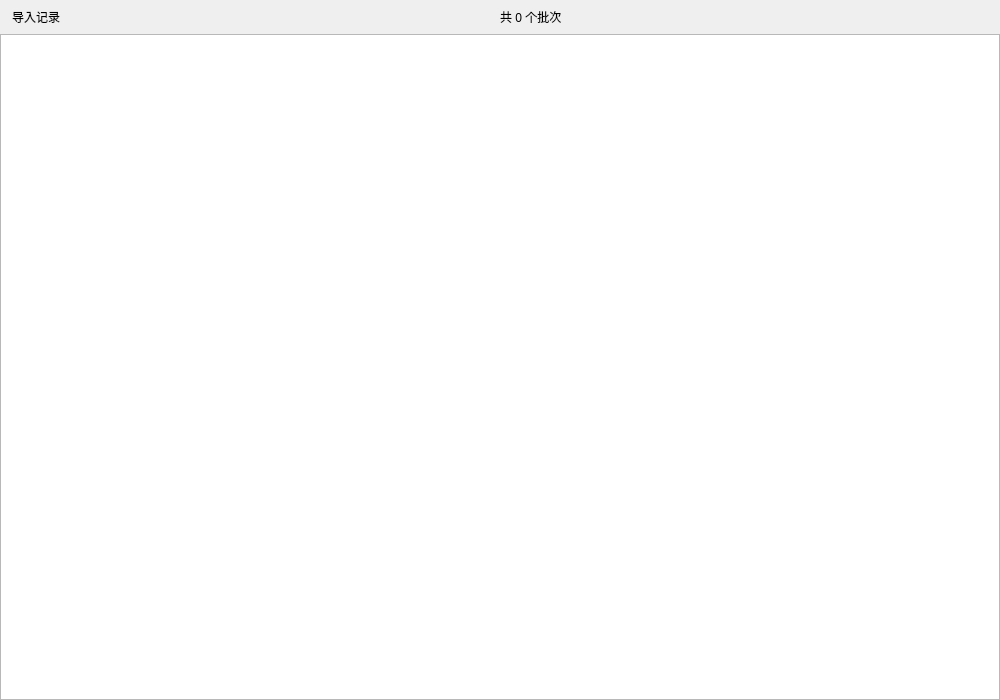
<?xml version="1.0" encoding="UTF-8"?>
<ui version="4.0">
 <class>ImportPage</class>
 <widget class="QWidget" name="ImportPage">
  <property name="geometry">
   <rect>
    <x>0</x>
    <y>0</y>
    <width>1000</width>
    <height>700</height>
   </rect>
  </property>
  <layout class="QVBoxLayout" name="rootLayout">
   <property name="spacing">
    <number>0</number>
   </property>
   <property name="leftMargin">
    <number>0</number>
   </property>
   <property name="topMargin">
    <number>0</number>
   </property>
   <property name="rightMargin">
    <number>0</number>
   </property>
   <property name="bottomMargin">
    <number>0</number>
   </property>
   <item>
    <widget class="QWidget" name="toolBar" native="true">
     <property name="kind" stdset="0">
      <string>toolbar</string>
     </property>
     <property name="sizePolicy">
      <sizepolicy hsizetype="Preferred" vsizetype="Maximum">
       <horstretch>0</horstretch>
       <verstretch>0</verstretch>
      </sizepolicy>
     </property>
     <layout class="QHBoxLayout" name="toolbarLayout">
      <property name="spacing">
       <number>6</number>
      </property>
      <property name="leftMargin">
       <number>12</number>
      </property>
      <property name="topMargin">
       <number>8</number>
      </property>
      <property name="rightMargin">
       <number>12</number>
      </property>
      <property name="bottomMargin">
       <number>8</number>
      </property>
      <item>
       <widget class="QLabel" name="pageTitle">
        <property name="kind" stdset="0">
         <string>h1</string>
        </property>
        <property name="text">
         <string>导入记录</string>
        </property>
       </widget>
      </item>
      <item>
       <widget class="QLabel" name="countLabel">
        <property name="kind" stdset="0">
         <string>muted</string>
        </property>
        <property name="text">
         <string>共 0 个批次</string>
        </property>
       </widget>
      </item>
      <item>
       <spacer name="toolbarSpacer">
        <property name="orientation">
         <enum>Qt::Horizontal</enum>
        </property>
       </spacer>
      </item>
     </layout>
    </widget>
   </item>
   <item>
    <widget class="QTableView" name="batchView"/>
   </item>
  </layout>
 </widget>
 <resources/>
 <connections/>
</ui>
